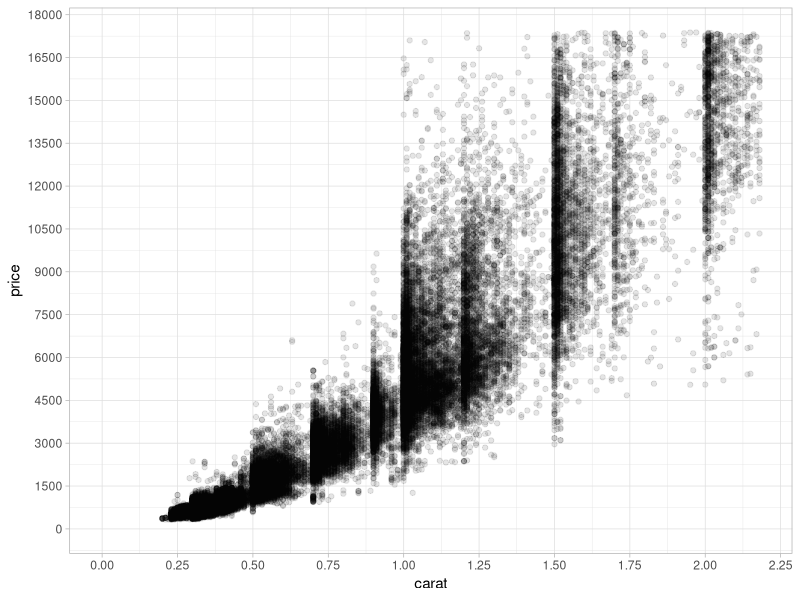
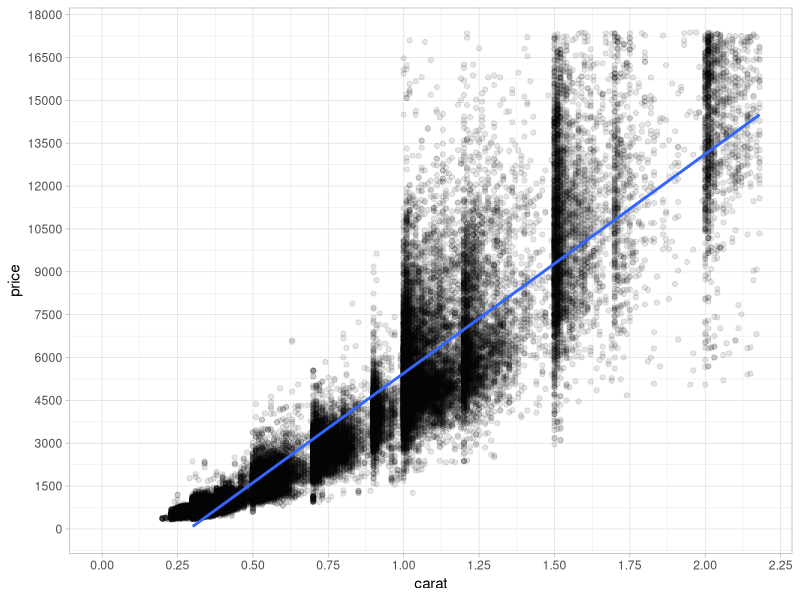
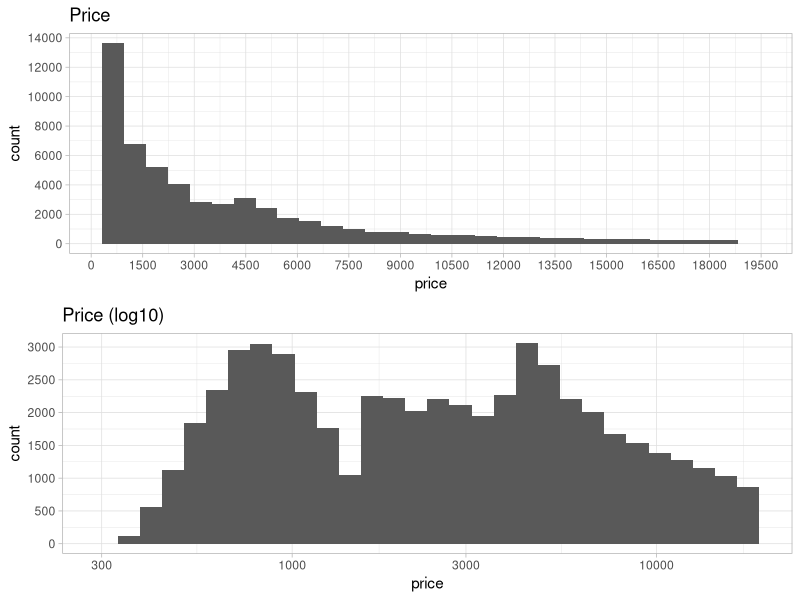
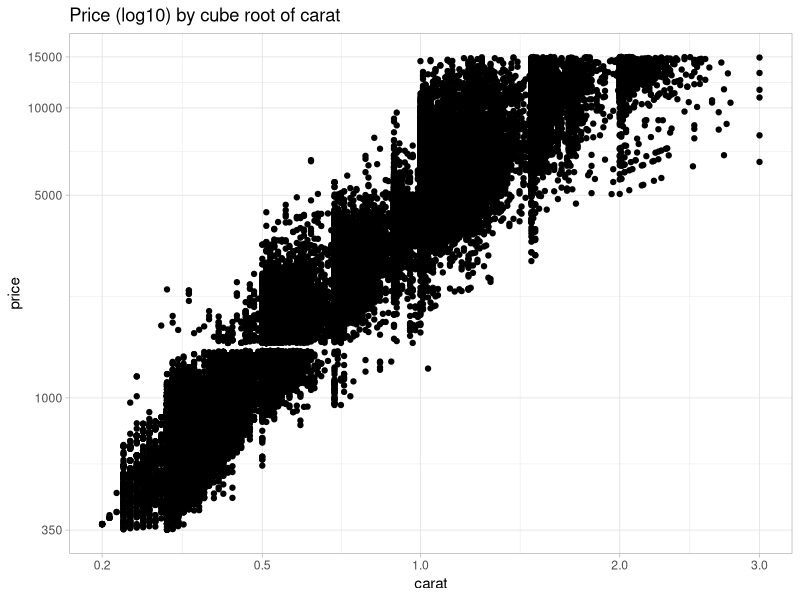

These figures' R source, in order:
## ---- chunk 1
setwd("~/Documents/GitHub/udacity-dand/core-course-05-exploratory-data-analysis/lesson-09-diamonds-and-price-predictions")
## ---- chunk 2
library(ggplot2, warn.conflicts = FALSE)
library(gridExtra, warn.conflicts = FALSE)
library(GGally, warn.conflicts = FALSE)
library(scales, warn.conflicts = FALSE)
theme_set(theme_light())

data(diamonds)
## ---- chunk 3
ggplot(diamonds, aes(x = carat, y = price)) +
  geom_point(alpha = 1/10, na.rm = TRUE) +
  scale_x_continuous(limits = c(0, quantile(diamonds$carat, .99)),
                     breaks = seq(0, 2.5, 0.25)) +
  scale_y_continuous(limits = c(0, quantile(diamonds$price, .99)),
                     breaks = seq(0, 20000, 1500))
## ---- chunk 4
ggplot(diamonds, aes(x = carat, y = price)) +
  geom_point(alpha = 1/10, na.rm = TRUE) +
  geom_smooth(method = "lm", na.rm = TRUE) +
  scale_x_continuous(limits = c(0, quantile(diamonds$carat, .99)),
                     breaks = seq(0, 2.5, 0.25)) +
  scale_y_continuous(limits = c(0, quantile(diamonds$price, .99)),
                     breaks = seq(0, 20000, 1500))
## ---- chunk 5
p1 <- ggplot(diamonds, aes(x = price)) +
        geom_histogram(bins = 30) +
        scale_x_continuous(breaks = seq(0, 20000, 1500)) +
        scale_y_continuous(breaks = seq(0, 15000, 2000)) +
        ggtitle('Price')

p2 <- ggplot(diamonds, aes(x = price)) +
        geom_histogram(bins = 30) +
        scale_x_log10() +
        scale_y_continuous(breaks = seq(0, 4000, 500)) +
        ggtitle('Price (log10)')

grid.arrange(p1, p2)
## ---- chunk 6
cuberoot_trans <- function() {
  trans_new("cuberoot",
            transform = function(x) { x^(1/3) },
            inverse = function(x) { x^3 })
}

ggplot(diamonds, aes(x = carat, y = price)) +
  geom_point(na.rm = TRUE) +
  scale_x_continuous(trans = cuberoot_trans(), 
                     limits = c(.2, 3),
                     breaks = c(.2, .5, 1, 2, 3)) +
  scale_y_continuous(trans = log10_trans(), 
                     limits = c(350,15000),
                     breaks = c(350, 1000, 5000, 10000, 15000)) +
  ggtitle("Price (log10) by cube root of carat")
